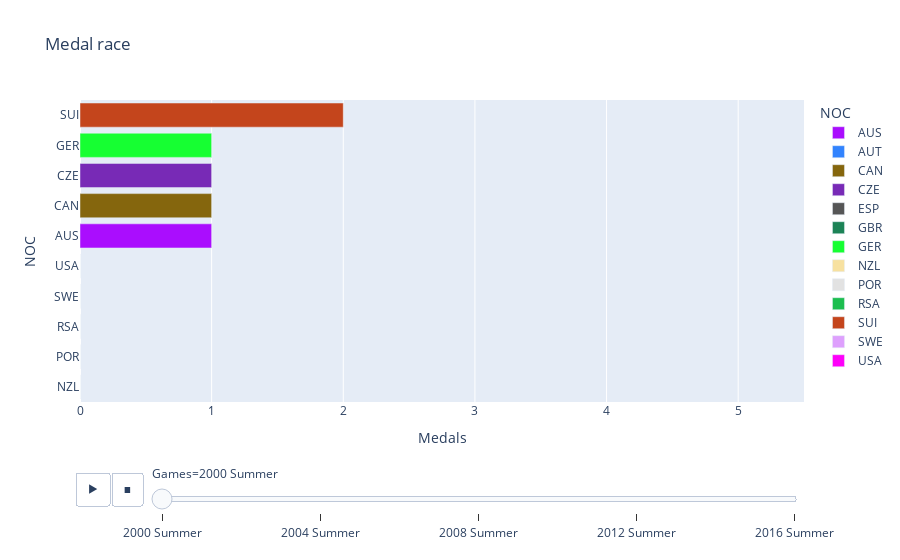

The cell this chart's notebook holds for it:
### Code cell
fig = plots.medal_race_plot(sport_data)
fig.write_html('./visualization/medal_race_test.html')
fig

### Figure 1 — Plotly figure (JSON) as saved in the notebook; plotly's stock layout.template omitted (floating-point values rounded to 4 significant figures)
{"data": [{"alignmentgroup": "True", "hovertemplate": "NOC=%{y}<br>Games=2000 Summer<br>Medals=%{x}<extra></extra>", "ids": ["AUS"], "legendgroup": "AUS", "marker": {"color": "#AA0DFE", "pattern": {"shape": ""}}, "name": "AUS", "offsetgroup": "AUS", "orientation": "h", "showlegend": true, "textposition": "auto", "type": "bar", "x": [1], "xaxis": "x", "y": ["AUS"], "yaxis": "y"}, {"alignmentgroup": "True", "hovertemplate": "NOC=%{y}<br>Games=2000 Summer<br>Medals=%{x}<extra></extra>", "ids": ["AUT"], "legendgroup": "AUT", "marker": {"color": "#3283FE", "pattern": {"shape": ""}}, "name": "AUT", "offsetgroup": "AUT", "orientation": "h", "showlegend": true, "textposition": "auto", "type": "bar", "x": [0], "xaxis": "x", "y": ["AUT"], "yaxis": "y"}, {"alignmentgroup": "True", "hovertemplate": "NOC=%{y}<br>Games=2000 Summer<br>Medals=%{x}<extra></extra>", "ids": ["CAN"], "legendgroup": "CAN", "marker": {"color": "#85660D", "pattern": {"shape": ""}}, "name": "CAN", "offsetgroup": "CAN", "orientation": "h", "showlegend": true, "textposition": "auto", "type": "bar", "x": [1], "xaxis": "x", "y": ["CAN"], "yaxis": "y"}, {"alignmentgroup": "True", "hovertemplate": "NOC=%{y}<br>Games=2000 Summer<br>Medals=%{x}<extra></extra>", "ids": ["CZE"], "legendgroup": "CZE", "marker": {"color": "#782AB6", "pattern": {"shape": ""}}, "name": "CZE", "offsetgroup": "CZE", "orientation": "h", "showlegend": true, "textposition": "auto", "type": "bar", "x": [1], "xaxis": "x", "y": ["CZE"], "yaxis": "y"}, {"alignmentgroup": "True", "hovertemplate": "NOC=%{y}<br>Games=2000 Summer<br>Medals=%{x}<extra></extra>", "ids": ["ESP"], "legendgroup": "ESP", "marker": {"color": "#565656", "pattern": {"shape": ""}}, "name": "ESP", "offsetgroup": "ESP", "orientation": "h", "showlegend": true, "textposition": "auto", "type": "bar", "x": [0], "xaxis": "x", "y": ["ESP"], "yaxis": "y"}, {"alignmentgroup": "True", "hovertemplate": "NOC=%{y}<br>Games=2000 Summer<br>Medals=%{x}<extra></extra>", "ids": ["GBR"], "legendgroup": "GBR", "marker": {"color": "#1C8356", "pattern": {"shape": ""}}, "name": "GBR", "offsetgroup": "GBR", "orientation": "h", "showlegend": true, "textposition": "auto", "type": "bar", "x": [0], "xaxis": "x", "y": ["GBR"], "yaxis": "y"}, {"alignmentgroup": "True", "hovertemplate": "NOC=%{y}<br>Games=2000 Summer<br>Medals=%{x}<extra></extra>", "ids": ["GER"], "legendgroup": "GER", "marker": {"color": "#16FF32", "pattern": {"shape": ""}}, "name": "GER", "offsetgroup": "GER", "orientation": "h", "showlegend": true, "textposition": "auto", "type": "bar", "x": [1], "xaxis": "x", "y": ["GER"], "yaxis": "y"}, {"alignmentgroup": "True", "hovertemplate": "NOC=%{y}<br>Games=2000 Summer<br>Medals=%{x}<extra></extra>", "ids": ["NZL"], "legendgroup": "NZL", "marker": {"color": "#F7E1A0", "pattern": {"shape": ""}}, "name": "NZL", "offsetgroup": "NZL", "orientation": "h", "showlegend": true, "textposition": "auto", "type": "bar", "x": [0], "xaxis": "x", "y": ["NZL"], "yaxis": "y"}, {"alignmentgroup": "True", "hovertemplate": "NOC=%{y}<br>Games=2000 Summer<br>Medals=%{x}<extra></extra>", "ids": ["POR"], "legendgroup": "POR", "marker": {"color": "#E2E2E2", "pattern": {"shape": ""}}, "name": "POR", "offsetgroup": "POR", "orientation": "h", "showlegend": true, "textposition": "auto", "type": "bar", "x": [0], "xaxis": "x", "y": ["POR"], "yaxis": "y"}, {"alignmentgroup": "True", "hovertemplate": "NOC=%{y}<br>Games=2000 Summer<br>Medals=%{x}<extra></extra>", "ids": ["RSA"], "legendgroup": "RSA", "marker": {"color": "#1CBE4F", "pattern": {"shape": ""}}, "name": "RSA", "offsetgroup": "RSA", "orientation": "h", "showlegend": true, "textposition": "auto", "type": "bar", "x": [0], "xaxis": "x", "y": ["RSA"], "yaxis": "y"}, {"alignmentgroup": "True", "hovertemplate": "NOC=%{y}<br>Games=2000 Summer<br>Medals=%{x}<extra></extra>", "ids": ["SUI"], "legendgroup": "SUI", "marker": {"color": "#C4451C", "pattern": {"shape": ""}}, "name": "SUI", "offsetgroup": "SUI", "orientation": "h", "showlegend": true, "textposition": "auto", "type": "bar", "x": [2], "xaxis": "x", "y": ["SUI"], "yaxis": "y"}, {"alignmentgroup": "True", "hovertemplate": "NOC=%{y}<br>Games=2000 Summer<br>Medals=%{x}<extra></extra>", "ids": ["SWE"], "legendgroup": "SWE", "marker": {"color": "#DEA0FD", "pattern": {"shape": ""}}, "name": "SWE", "offsetgroup": "SWE", "orientation": "h", "showlegend": true, "textposition": "auto", "type": "bar", "x": [0], "xaxis": "x", "y": ["SWE"], "yaxis": "y"}, {"alignmentgroup": "True", "hovertemplate": "NOC=%{y}<br>Games=2000 Summer<br>Medals=%{x}<extra></extra>", "ids": ["USA"], "legendgroup": "USA", "marker": {"color": "#FE00FA", "pattern": {"shape": ""}}, "name": "USA", "offsetgroup": "USA", "orientation": "h", "showlegend": true, "textposition": "auto", "type": "bar", "x": [0], "xaxis": "x", "y": ["USA"], "yaxis": "y"}], "layout": {"barmode": "relative", "legend": {"title": {"text": "NOC"}, "tracegroupgap": 0}, "sliders": [{"active": 0, "currentvalue": {"prefix": "Games="}, "len": 0.9, "pad": {"b": 10, "t": 60}, "steps": [{"args": [["2000 Summer"], {"frame": {"duration": 0, "redraw": true}, "fromcurrent": true, "mode": "immediate", "transition": {"duration": 0, "easing": "linear"}}], "label": "2000 Summer", "method": "animate"}, {"args": [["2004 Summer"], {"frame": {"duration": 0, "redraw": true}, "fromcurrent": true, "mode": "immediate", "transition": {"duration": 0, "easing": "linear"}}], "label": "2004 Summer", "method": "animate"}, {"args": [["2008 Summer"], {"frame": {"duration": 0, "redraw": true}, "fromcurrent": true, "mode": "immediate", "transition": {"duration": 0, "easing": "linear"}}], "label": "2008 Summer", "method": "animate"}, {"args": [["2012 Summer"], {"frame": {"duration": 0, "redraw": true}, "fromcurrent": true, "mode": "immediate", "transition": {"duration": 0, "easing": "linear"}}], "label": "2012 Summer", "method": "animate"}, {"args": [["2016 Summer"], {"frame": {"duration": 0, "redraw": true}, "fromcurrent": true, "mode": "immediate", "transition": {"duration": 0, "easing": "linear"}}], "label": "2016 Summer", "method": "animate"}], "x": 0.1, "xanchor": "left", "y": 0, "yanchor": "top"}], "title": {"text": "Medal race"}, "updatemenus": [{"buttons": [{"args": [null, {"frame": {"duration": 1770, "redraw": true}, "fromcurrent": true, "mode": "immediate", "transition": {"duration": 500, "easing": "linear"}}], "label": "&#9654;", "method": "animate"}, {"args": [[null], {"frame": {"duration": 0, "redraw": true}, "fromcurrent": true, "mode": "immediate", "transition": {"duration": 0, "easing": "linear"}}], "label": "&#9724;", "method": "animate"}], "direction": "left", "pad": {"r": 10, "t": 70}, "showactive": false, "type": "buttons", "x": 0.1, "xanchor": "right", "y": 0, "yanchor": "top"}], "xaxis": {"anchor": "y", "domain": [0, 1], "dtick": 1, "range": [0, 5.5], "tick0": 0, "title": {"text": "Medals"}}, "yaxis": {"anchor": "x", "categoryarray": ["USA", "SWE", "SUI", "RSA", "POR", "NZL", "GER", "GBR", "ESP", "CZE", "CAN", "AUT", "AUS"], "categoryorder": "total ascending", "domain": [0, 1], "range": [2.5, 12.5], "title": {"text": "NOC"}}}}
